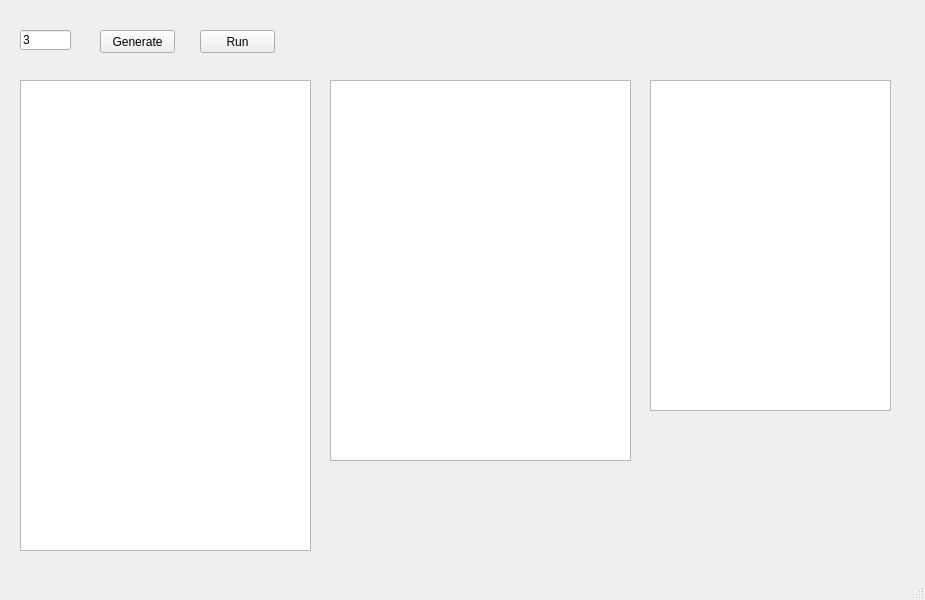
<?xml version="1.0" encoding="UTF-8"?>
<ui version="4.0">
    <class>MainWindow</class>
    <widget class="QMainWindow" name="MainWindow">
        <property name="geometry">
            <rect>
                <x>0</x>
                <y>0</y>
                <width>925</width>
                <height>600</height>
            </rect>
        </property>
        <property name="windowTitle">
            <string>MainWindow</string>
        </property>
        <widget class="QWidget" name="centralwidget">
            <widget class="QTableWidget" name="data_table">
                <property name="geometry">
                    <rect>
                        <x>20</x>
                        <y>80</y>
                        <width>291</width>
                        <height>471</height>
                    </rect>
                </property>
                <property name="rowCount">
                    <number>0</number>
                </property>
                <property name="columnCount">
                    <number>0</number>
                </property>
                <attribute name="horizontalHeaderCascadingSectionResizes">
                    <bool>false</bool>
                </attribute>
                <attribute name="verticalHeaderVisible">
                    <bool>false</bool>
                </attribute>
            </widget>
            <widget class="QLineEdit" name="number_edit">
                <property name="geometry">
                    <rect>
                        <x>20</x>
                        <y>30</y>
                        <width>51</width>
                        <height>20</height>
                    </rect>
                </property>
                <property name="text">
                    <string>3</string>
                </property>
            </widget>
            <widget class="QPushButton" name="generate_button">
                <property name="geometry">
                    <rect>
                        <x>100</x>
                        <y>30</y>
                        <width>75</width>
                        <height>23</height>
                    </rect>
                </property>
                <property name="text">
                    <string>Generate</string>
                </property>
            </widget>
            <widget class="QTableWidget" name="result_cubes_table">
                <property name="geometry">
                    <rect>
                        <x>330</x>
                        <y>80</y>
                        <width>301</width>
                        <height>381</height>
                    </rect>
                </property>
                <property name="rowCount">
                    <number>0</number>
                </property>
                <property name="columnCount">
                    <number>0</number>
                </property>
                <attribute name="horizontalHeaderCascadingSectionResizes">
                    <bool>false</bool>
                </attribute>
                <attribute name="verticalHeaderVisible">
                    <bool>false</bool>
                </attribute>
            </widget>
            <widget class="QTableWidget" name="matrix_table">
                <property name="geometry">
                    <rect>
                        <x>650</x>
                        <y>80</y>
                        <width>241</width>
                        <height>331</height>
                    </rect>
                </property>
                <property name="rowCount">
                    <number>0</number>
                </property>
                <property name="columnCount">
                    <number>0</number>
                </property>
                <attribute name="horizontalHeaderCascadingSectionResizes">
                    <bool>false</bool>
                </attribute>
                <attribute name="verticalHeaderVisible">
                    <bool>false</bool>
                </attribute>
            </widget>
            <widget class="QPushButton" name="run_button">
                <property name="geometry">
                    <rect>
                        <x>200</x>
                        <y>30</y>
                        <width>75</width>
                        <height>23</height>
                    </rect>
                </property>
                <property name="text">
                    <string>Run</string>
                </property>
            </widget>
        </widget>
        <widget class="QMenuBar" name="menubar">
            <property name="geometry">
                <rect>
                    <x>0</x>
                    <y>0</y>
                    <width>925</width>
                    <height>21</height>
                </rect>
            </property>
        </widget>
        <widget class="QStatusBar" name="statusbar"/>
    </widget>
    <resources/>
    <connections>
        <connection>
            <sender>generate_button</sender>
            <signal>clicked()</signal>
            <receiver>MainWindow</receiver>
            <slot>generate_data()</slot>
            <hints>
                <hint type="sourcelabel">
                    <x>137</x>
                    <y>62</y>
                </hint>
                <hint type="destinationlabel">
                    <x>399</x>
                    <y>299</y>
                </hint>
            </hints>
        </connection>
        <connection>
            <sender>run_button</sender>
            <signal>clicked()</signal>
            <receiver>MainWindow</receiver>
            <slot>run_algorithm()</slot>
            <hints>
                <hint type="sourcelabel">
                    <x>235</x>
                    <y>57</y>
                </hint>
                <hint type="destinationlabel">
                    <x>328</x>
                    <y>59</y>
                </hint>
            </hints>
        </connection>
    </connections>
    <slots>
        <slot>generate_data()</slot>
        <slot>run_algorithm()</slot>
    </slots>
</ui>
